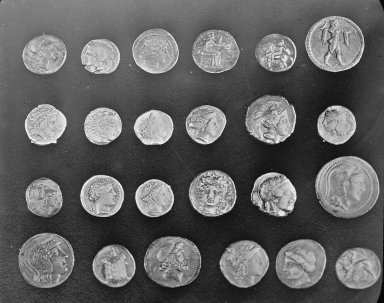
#> input picture data/recke_mince.png, 384 x 303 px
$ python 01_obraz_zaklady.py
#> lines starting #> are read from the running program, lines starting #| are printed output that depends on the picture
"""
01 – Obraz je matice čísel
==========================
Ukázka k teorii: načtení obrázku, převod na matici, histogram.

Spuštění:
    python 01_obraz_zaklady.py data/euro_mince.jpg
(bez argumentu se použije data/recke_mince.png)
"""
import os
import sys

import matplotlib.pyplot as plt
import numpy as np
from PIL import Image

# Windows při přesměrovaném výstupu nepíše UTF-8; ať háčky skript neshodí
if sys.stdout.encoding and sys.stdout.encoding.lower().replace("-", "") != "utf8":
    sys.stdout.reconfigure(encoding="utf-8", errors="replace")

os.makedirs("vystupy", exist_ok=True)   # složka pro výsledky

cesta = sys.argv[1] if len(sys.argv) > 1 else "data/recke_mince.png"

# 1) Pillow načte soubor, NumPy z něj udělá matici
barevny = Image.open(cesta)
#> barevny is the input picture: PIL image 384x303 L; min 1, max 252, mean 96.9
print("Soubor:      ", cesta)
print("Rozměr (px): ", barevny.size, " režim:", barevny.mode)
#| Rozměr (px):  (384, 303)  režim: L

sedy = np.asarray(barevny.convert("L"))  # "L" = 8bit stupně šedi
print("Matice:      ", sedy.shape, sedy.dtype)
#| Matice:       (303, 384) uint8
print("Min / max:   ", sedy.min(), "/", sedy.max())
#| Min / max:    1 / 252

# 2) Výřez 8x8 pixelů jako čísla – obraz opravdu JE tabulka čísel.
#    Výřez bereme tam, kde se jas mění nejvíc (hrana objektu).
gy, gx = np.gradient(sedy.astype(float))
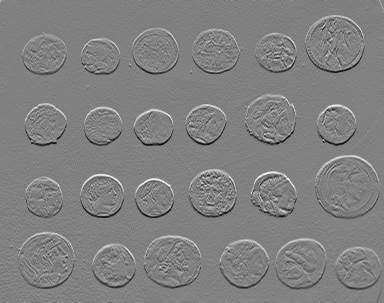
#> gy: shape (303, 384) float64; min -109, max 106, mean -0.2; drawn with min black and max white
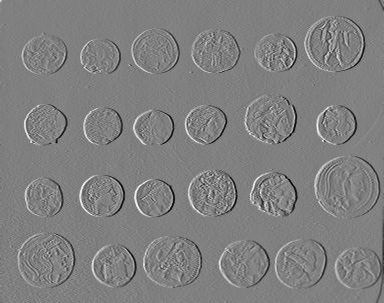
#> gx: shape (303, 384) float64; min -104.5, max 103, mean -0.1; drawn with min black and max white
r, s = np.unravel_index(np.argmax(np.hypot(gx, gy)), sedy.shape)
#> r = 132; s = 292
r = int(np.clip(r - 4, 0, sedy.shape[0] - 8))
#> r = 128
s = int(np.clip(s - 4, 0, sedy.shape[1] - 8))
#> s = 288
print(f"\nVýřez 8x8 pixelů na hraně objektu (řádek {r}, sloupec {s}):")
#| Výřez 8x8 pixelů na hraně objektu (řádek 128, sloupec 288):
print(sedy[r:r + 8, s:s + 8])
#| [[186 169 165 155 194 213  90  32]
#|  [179 171 174 170 204 228  57  41]
#|  [171 184 173 167 238 183  33  37]
#|  [170 171 151 199 238 102  48  37]
#|  [177 158 169 228 163  53  36  16]
#|  [169 169 166  79  28  30  30  50]
#|  [207 236 173  27  31  36  24  30]
#|  [223 217  69  31  29  15  42  31]]

# 3) Histogram: kolik pixelů má jaký jas
fig, (ax1, ax2) = plt.subplots(1, 2, figsize=(11, 4))
ax1.imshow(sedy, cmap="gray", vmin=0, vmax=255)
ax1.set_title("Obraz ve stupních šedi")
ax1.axis("off")

ax2.hist(sedy.ravel(), bins=256, range=(0, 255), color="#444444")
ax2.set_title("Histogram jasu")
ax2.set_xlabel("jas (0 = černá, 255 = bílá)")
ax2.set_ylabel("počet pixelů")

plt.tight_layout()
plt.savefig("vystupy/01_histogram.png", dpi=150)
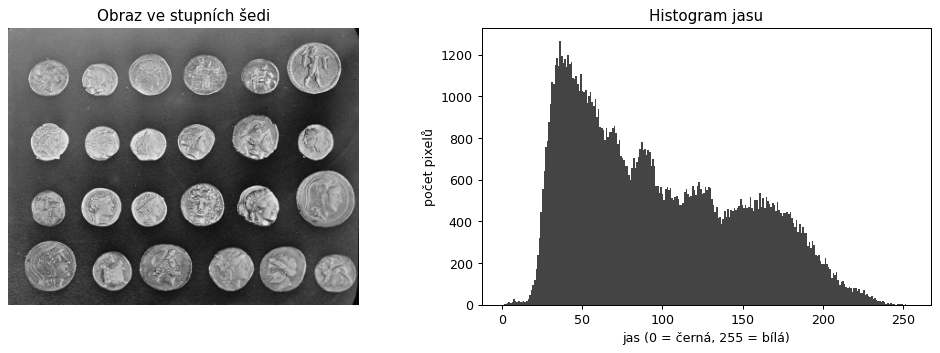
#> figure drawn by matplotlib, 2 panels; panel 2: tallest bar 1264 high, from x = 35.86 to 36.86
print("\nUloženo: vystupy/01_histogram.png")
plt.show()
